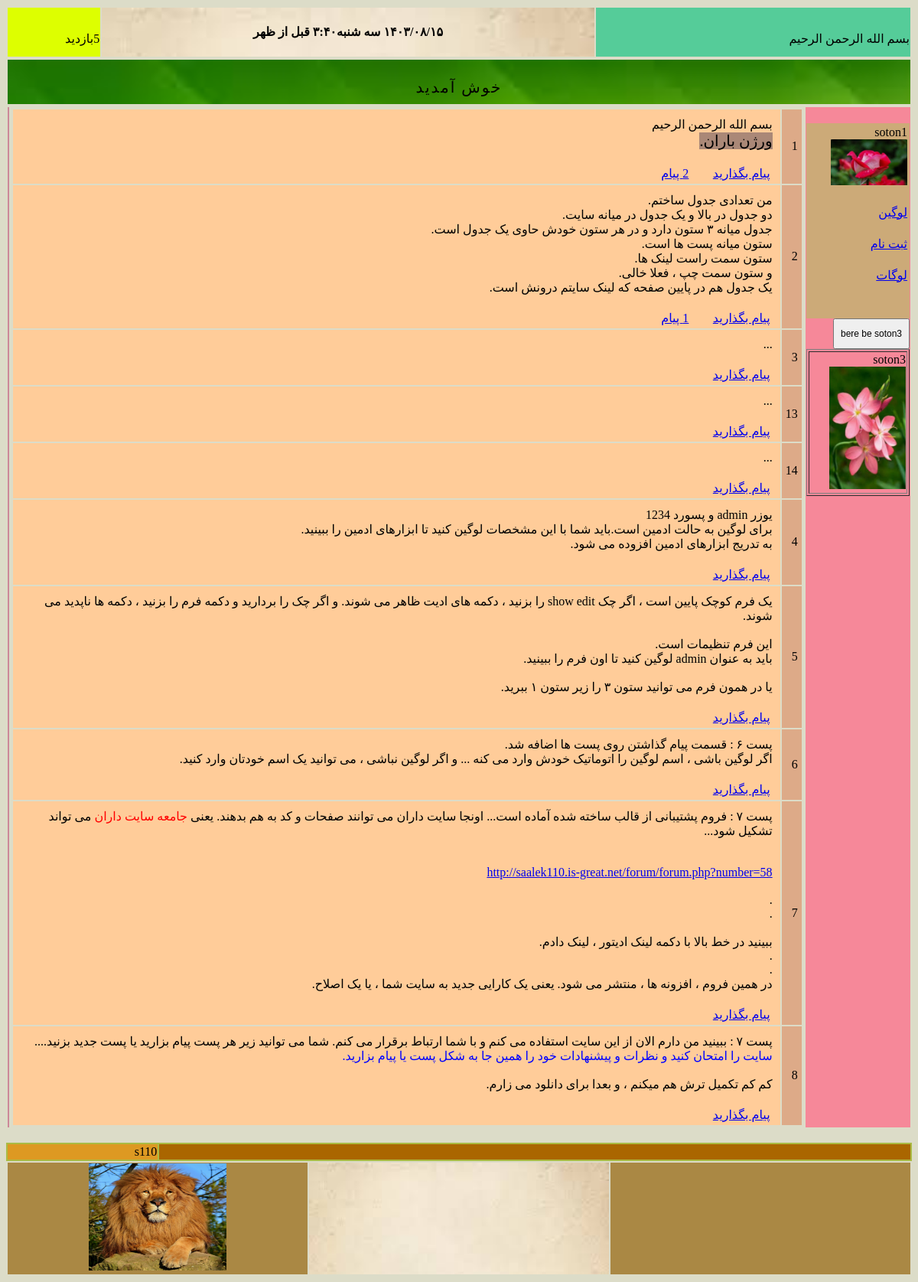
The page / on the database its author committed.
### tables this page shows
CREATE TABLE `s110_texts` (
  `number` int(11) NOT NULL,
  `comment` varchar(50) NOT NULL,
  `my_text` varchar(600) NOT NULL
);

CREATE TABLE `s110_posts` (
  `number` bigint(20) NOT NULL,
  `news` text NOT NULL
);

### tools/jdf.php (called while the page is built, shortened)
<?php
function jdate($format, $timestamp = '', $none = '', $time_zone = 'Asia/Tehran', $tr_num = 'fa') {
  $T_sec = 0;
  $ts = $T_sec + (($timestamp === '') ? time() : tr_num($timestamp));
  $date = explode('_', date('H_i_j_n_O_P_s_w_Y', $ts));
  list($j_y, $j_m, $j_d) = gregorian_to_jalali($date[8], $date[3], $date[2]);
  $sl = strlen($format);
  $out = '';
  for ($i = 0; $i < $sl; $i++) {
    $sub = substr($format, $i, 1);
    switch ($sub) {
      case 'B':
      case 'e':
      case 'g':
      case 'G':
      case 'h':
      case 'I':
      case 'T':
      case 'u':
      case 'Z':
        $out .= date($sub, $ts);
        break;
      case 'A':
        $out .= ($date[0] < 12) ? 'قبل از ظهر' : 'بعد از ظهر';
        break;
      case 'd':
        $out .= ($j_d < 10) ? '0' . $j_d : $j_d;
        break;
      case 'i':
        $out .= $date[1];
        break;
      case 'l':
        $out .= jdate_words(array('rh' => $date[7]), ' ');
        break;
      case 'm':
        $out .= ($j_m > 9) ? $j_m : '0' . $j_m;
        break;
      case 'Y':
        $out .= $j_y;
        break;
      default:
        $out .= $sub;
    }
  }
  return ($tr_num != 'en') ? tr_num($out, 'fa', '.') : $out;
}
function tr_num($str, $mod = 'en', $mf = '٫') {
  $num_a = array('0', '1', '2', '3', '4', '5', '6', '7', '8', '9', '.');
  $key_a = array('۰', '۱', '۲', '۳', '۴', '۵', '۶', '۷', '۸', '۹', $mf);
  return ($mod == 'fa') ? str_replace($num_a, $key_a, $str) : str_replace($key_a, $num_a, $str);
}
function jdate_words($array, $mod = '') {
  foreach ($array as $type => $num) {
    $num = (int) tr_num($num);
    switch ($type) {
      case 'rh':
        $key = array('یکشنبه', 'دوشنبه', 'سه شنبه', 'چهارشنبه', 'پنجشنبه', 'جمعه', 'شنبه');
        $array[$type] = $key[$num];
        break;
    }
  }
  return ($mod === '') ? $array : implode($mod, $array);
}
function gregorian_to_jalali($gy, $gm, $gd, $mod = '') {
   list($gy, $gm, $gd) = explode('_', tr_num($gy . '_' . $gm . '_' . $gd));
  $g_d_m = array(0, 31, 59, 90, 120, 151, 181, 212, 243, 273, 304, 334);
  $gy2 = ($gm > 2) ? ($gy + 1) : $gy;
  $days = 355666 + (365 * $gy) + ((int) (($gy2 + 3) / 4)) - ((int) (($gy2 + 99) / 100)) + ((int) (($gy2 + 399) / 400)) + $gd + $g_d_m[$gm - 1];
  $jy = -1595 + (33 * ((int) ($days / 12053)));
  $days %= 12053;
  $jy += 4 * ((int) ($days / 1461));
  $days %= 1461;
  if ($days < 186) {
    $jm = 1 + (int) ($days / 31);
    $jd = 1 + ($days % 31);
  } else {
    $jm = 7 + (int) (($days - 186) / 30);
    $jd = 1 + (($days - 186) % 30);
  }
  return ($mod == '') ? array($jy, $jm, $jd) : $jy . $mod . $jm . $mod . $jd;
}

### parts_of_index/show_posts.php (the view, shortened to what this page needs)
<?php
    mysqli_set_charset($ccoonn, "utf8");
 $sql = "SELECT * FROM s110_posts";
  $result = mysqli_query($ccoonn ,$sql);
   echo"<center>";
    echo"<table border=0>";
        while($info = mysqli_fetch_array( $result))
               {
            $my_number=$info['number'];
    echo"<tr>";
 echo'<td id="sotone_shomareh_post">';
 echo $info["number"];   echo"</td>";
include"parts_of_index/my_str_replace.php";
 echo'<td id="sotone_matne_post">';
echo nl2br($info['news']);
echo'<table border=0>';
echo'<tr>';
 echo'<td id="sotone_payam_bezarid">';
$str=writeMsg(32);
    echo '<a href="msg/a_write_msg.php?number='.$my_number.'">'.$str.'</a>';
echo'</td>';
 echo'<td id="sotone_chand_nazar">';
  $tedad=msg_cont($ccoonn , $my_number );
 if (   $tedad> 0)
 {
     $str=writeMsg(33);
 $ebarat= $tedad." ".$str;
    echo "<a href='msg/show_msgs.php?number=$my_number'>$ebarat</a>";
 }
 echo'</td>';
  echo'<td id="sotone_dokmeye_edit">';
      $value=my_setting("show_edit");
echo'</td>'; echo'</tr>';echo'</table>';
echo"</td>";
          echo"</tr>";
 }
 echo"</table>";
  echo"</center>";
                                                                 ?>

### index.php (shortened to what this page needs)
<!DOCTYPE html>
<!DOCTYPE html PUBLIC "-//W3C//DTD XHTML 1.0 Transitional//EN" "http://www.w3.org/TR/xhtml1/DTD/xhtml1-transitional.dtd">
<html dir="rtl">
<head>
</head>
<body>
       <?php
    require "base/ccoonn.php";
     include "functions/functions.php";
     require_once "tools/jdf.php";
    mysqli_set_charset($ccoonn, "utf8");
                $hour= jdate('g:i A');
                $the_week=jdate('l');
              $the_date=jdate('Y/m/d ');
 echo'<table id="bala_tarin_table">';
echo'<tr>';
 echo'<td id="soton1_az_table_aval">';
 $str=writeMsg(21) ;
echo $str;
  ?>
      <?php
echo'</td>';
 echo'<td id="soton2_az_table_aval">';
echo"<center><h4>".$the_date.$the_week.$hour."</h4></center>";
echo'</td>';
 echo'<td id="soton3_az_table_aval">';
$count=counter("index");
 $str=writeMsg(12);
 echo $count;
   echo $str;
echo'</td>';
echo'</tr>';
echo'</table>';
 echo'<table id="table_e_satre_dovom">';
echo'<tr>';
 echo'<td id="sotone_table_dovom">';
echo'</td>';
echo'</tr>';
echo'</table>';
 echo'<table id="table_bozorge_vasate_safeh">';
echo'<tr>';
 echo'<td id="sotone_avale_table_bozorge_vasat_safhe">';
 echo'<table id="table_e_soton_1">';
echo'<tr>';
echo'<td>';
echo'soton1';
echo'<img src="images/flower2.jpg" alt="robot" width="100" height="60"/>';
echo'</td>';
echo'</tr>';
echo'<tr>';
echo'<td>';
 $str=writeMsg(13) ;
 echo'<a href="login/login.php">'.$str.'</a>';
 echo'</td>';
echo'</tr>';
echo'<tr>';
echo'<td>';
 $str=writeMsg(14) ;
  echo'<a href="login/register.php">'.$str.'</a>';
   echo'</td>';
   echo'</tr>';
echo'<tr>';
echo'<td>';
 $str=writeMsg(17) ;
  echo'<a href="login/logout.php">'.$str.'</a>';
     echo'</td>';
     echo'</tr>';
echo'<tr>';
echo'<td>';
echo'</td>';
echo'</tr>';
echo'<tr>';
echo'<td>';
echo'</td>';
echo'</tr>';
echo'</tr>';
echo'</table>';
	  $value=my_setting("soton3");
	  if ($value=="under-soton-1")
{
 ?>
 <form id='myform' action="<?php echo $_SERVER['PHP_SELF']; ?>"  method = 'POST'>
 <input type="submit" name='action_soton1' value="bere be soton3" style=" font-size:12px; height:40px; width:100px">
      </form>
 <?php
 }
      if ($value=="under-soton-1")
   include "parts_of_index/soton3.php";
echo'<td>';
   include "parts_of_index/show_posts.php";
echo'</td>';
 echo'<td id="sotone_sevome_table_bozorge_vasat_safhe">';
 ?>
 <?php
echo'</td>';
           echo"<br>";
 echo'<table id="avalin_table_e_footer">';
echo'<tr>';
 echo'<td id="sotone_avale_table_avale_footer">';
echo'</td>';
 echo'<td id="sotone_dovome_table_avale_footer">';
echo"s110";
echo'</td>';
echo'</tr>';
echo'</table>';
 echo'<table id="dovomin_table_e_footer">';
echo'<tr>';
 echo'<td id="sotone_avale_table_dovome_footer">';
 ?>
 <?php
 echo'</td>';
  echo'<td id="sotone_dovome_table_dovome_footer">';
 ?>
 <?php
   echo'</td>';
    echo'<td id="sotone_sevome_table_dovome_footer">';
   echo'<img src="images/lion.jpg" alt="lion" width="180" height="140"/>';
 echo'</td>';
 echo'</tr>';
echo'</table>';
?>
</body>
</html>

### parts_of_index/my_str_replace.php
<?php
if (isset ($info['news']) )
{
     $info['news']=str_replace("qz","'",$info['news']);
     $info['news']=str_replace("[Img]","<img src='",$info['news']);
     $info['news']=str_replace("[/Img]","' style='width:200px;height:auto'>",$info['news']);
     $info['news']=str_replace("[Url]","<a href='",$info['news']);
     $info['news']=str_replace("[Url_m]","'>",$info['news']);
     $info['news']=str_replace("[/Url]","</a>",$info['news']);
     $info['news']=str_replace("[center]","<center>",$info['news']);
     $info['news']=str_replace("[/center]","</center>",$info['news']);
     $info['news']=str_replace("[left]","<div style='text-align: left;'>",$info['news']);
     $info['news']=str_replace("[/left]","</div>",$info['news']);
     $info['news']=str_replace("[right]","<div style='text-align: right;'>",$info['news']);
     $info['news']=str_replace("[/right]","</div>",$info['news']);
     $info['news']=str_replace("[red]","<span style='color: Red'>",$info['news']);
     $info['news']=str_replace("[/red]","</span>",$info['news']);
     $info['news']=str_replace("[blue]","<span style='color: Blue'>",$info['news']);
     $info['news']=str_replace("[/blue]","</span>",$info['news']);
     $info['news']=str_replace("[color]","<span style='color:",$info['news']);
     $info['news']=str_replace("[bgcolor]","<span style='background-color:",$info['news']);
     $info['news']=str_replace("[color_m]","'>",$info['news']);
     $info['news']=str_replace("[/color]","</span>",$info['news']);
     $info['news']=str_replace("imagenumber=","<img src='http://victory.rf.gd/web/images/attachs/f",$info['news']);
          $info['news']=str_replace("size=100",".jpg' width='100' height='auto'>",$info['news']);
               $info['news']=str_replace("size=150",".jpg' width='150' height='auto'>",$info['news']);
     $info['news']=str_replace("size=200",".jpg' width='200' height='auto'>",$info['news']);
          $info['news']=str_replace("size=250",".jpg' width='250' height='auto'>",$info['news']);
        $info['news']=str_replace("size=300",".jpg' width='300' height='auto'>",$info['news']);
        $info['news']=str_replace("size=350",".jpg' width='350' height='auto'>",$info['news']);
     $info['news']=str_replace("size=400",".jpg' width='400' height='auto'>",$info['news']);
          $info['news']=str_replace("size=450",".jpg' width='450' height='auto'>",$info['news']);
             $info['news']=str_replace("size=500",".jpg' width='500' height='auto'>",$info['news']);
             $info['news']=str_replace("size=550",".jpg' width='550' height='auto'>",$info['news']);
     $info['news']=str_replace("size=600",".jpg' width='600' height='auto'>",$info['news']);
     $info['news']=str_replace("size=650",".jpg' width='650' height='auto'>",$info['news']);
       $info['news']=str_replace("size=700",".jpg' width='700' height='auto'>",$info['news']);
         $info['news']=str_replace("size=750",".jpg' width='750' height='auto'>",$info['news']);
     $info['news']=str_replace("size=800",".jpg' width='800' height='auto'>",$info['news']);
    $info['news']=str_replace("☆☆☆☆T","",$info['news']);
       $info['news']=str_replace("pngnumber=","<img src='http://victory.rf.gd/web/images/attachs/png/f",$info['news']);
          $info['news']=str_replace("sizep=100",".png' width='100' height='auto'>",$info['news']);
               $info['news']=str_replace("sizep=150",".png' width='150' height='auto'>",$info['news']);
     $info['news']=str_replace("sizep=200",".png' width='200' height='auto'>",$info['news']);
          $info['news']=str_replace("sizep=250",".png' width='250' height='auto'>",$info['news']);
        $info['news']=str_replace("sizep=300",".png' width='300' height='auto'>",$info['news']);
        $info['news']=str_replace("sizep=350",".png' width='350' height='auto'>",$info['news']);
     $info['news']=str_replace("sizep=400",".png' width='400' height='auto'>",$info['news']);
          $info['news']=str_replace("sizep=450",".png' width='450' height='auto'>",$info['news']);
             $info['news']=str_replace("sizep=500",".png' width='500' height='auto'>",$info['news']);
             $info['news']=str_replace("sizep=550",".png' width='550' height='auto'>",$info['news']);
     $info['news']=str_replace("sizep=600",".png' width='600' height='auto'>",$info['news']);
     $info['news']=str_replace("sizep=650",".png' width='650' height='auto'>",$info['news']);
       $info['news']=str_replace("sizep=700",".png' width='700' height='auto'>",$info['news']);
         $info['news']=str_replace("sizep=750",".png' width='750' height='auto'>",$info['news']);
     $info['news']=str_replace("sizep=800",".png' width='800' height='auto'>",$info['news']);
    $info['news']=str_replace("☆☆☆☆T","",$info['news']);
       $info['news']=str_replace("[font5]","<div style='font-size:5px;'>",$info['news']);
       $info['news']=str_replace("[font10]","<div style='font-size:10px;'>",$info['news']);
       $info['news']=str_replace("[font20]","<div style='font-size:20px;'>",$info['news']);
       $info['news']=str_replace("[font30]","<div style='font-size:30px;'>",$info['news']);
     $info['news']=str_replace("[font40]","<div style='font-size:40px;'>",$info['news']);
     $info['news']=str_replace("[font50]","<div style='font-size:50px;'>",$info['news']);
     $info['news']=str_replace("[font60]","<div style='font-size:60px;'>",$info['news']);
       $info['news']=str_replace("[font70]","<div style='font-size:70px;'>",$info['news']);
     $info['news']=str_replace("[font80]","<div style='font-size:80px;'>",$info['news']);
     $info['news']=str_replace("[font90]","<div style='font-size:90px;'>",$info['news']);
     $info['news']=str_replace("[font100]","<div style='font-size:100px;'>",$info['news']);
     $info['news']=str_replace("[font150]","<div style='font-size:150px;'>",$info['news']);
     $info['news']=str_replace("[font200]","<div style='font-size:200px;'>",$info['news']);
     $info['news']=str_replace("[font250]","<div style='font-size:250px;'>",$info['news']);
     $info['news']=str_replace("[font300]","<div style='font-size:300px;'>",$info['news']);
     $info['news']=str_replace("[font350]","<div style='font-size:350px;'>",$info['news']);
     $info['news']=str_replace("[font400]","<div style='font-size:400px;'>",$info['news']);
       $info['news']=str_replace("[/font]","</div>",$info['news']);
}
     ?>

### rows shown on the page
s110_texts: my_text "بسم الله الرحمن الرحیم"
s110_texts: my_text "بازدید"
s110_texts: my_text "لوگین"
s110_texts: my_text "ثبت نام"
s110_texts: my_text "لوگات"
s110_posts: number "1", news "بسم الله الرحمن الرحیم ورژن باران.", s110_texts.my_text "پیام بگذارید", s110_texts.my_text "2 پیام"
s110_posts: number "2", news "من تعدادی جدول ساختم. دو جدول در بالا و یک جدول در میانه سایت. جدول میانه ۳ ستون دارد و در هر ستون خودش حاوی یک جدول است. ستون میانه پست ها است. ستون سمت راست لینک ها. و ستون سمت چپ ، فعلا خالی. یک جدول هم در پایین صفحه که لینک سایتم درونش است.", s110_texts.my_text "پیام بگذارید", s110_texts.my_text "1 پیام"
s110_posts: number "3", news "...", s110_texts.my_text "پیام بگذارید"
s110_posts: number "13", news "...", s110_texts.my_text "پیام بگذارید"
s110_posts: number "14", news "...", s110_texts.my_text "پیام بگذارید"
s110_posts: number "4", news "یوزر admin و پسورد 1234 برای لوگین به حالت ادمین است.باید شما با این مشخصات لوگین کنید تا ابزارهای ادمین را ببینید. به تدریج ابزارهای ادمین افزوده می شود.", s110_texts.my_text "پیام بگذارید"
s110_posts: number "5", news "یک فرم کوچک پایین است ، اگر چک show edit را بزنید ، دکمه های ادیت ظاهر می شوند. و اگر چک را بردارید و دکمه فرم را بزنید ، دکمه ها ناپدید می شوند. این فرم تنظیمات است. باید به عنوان admin لوگین کنید تا اون فرم را ببینید. یا در همون فرم می توانید ستون ۳ را زیر ستون ۱ ببرید.", s110_texts.my_text "پیام بگذارید"
s110_posts: number "6", news "پست ۶ : قسمت پیام گذاشتن روی پست ها اضافه شد. اگر لوگین باشی ، اسم لوگین را اتوماتیک خودش وارد می کنه ... و اگر لوگین نباشی ، می توانید یک اسم خودتان وارد کنید.", s110_texts.my_text "پیام بگذارید"
s110_posts: number "7", news "پست ۷ : فروم پشتیبانی از قالب ساخته شده آماده است... اونجا سایت داران می توانند صفحات و کد به هم بدهند. یعنی جامعه سایت داران می تواند تشکیل شود... http://saalek110.is-great.net/forum/forum.php?number=58 . . ببینید در خط بالا با دکمه لینک ادیتور ، لینک دادم. . . در همین فروم ، افزونه ها ، منتشر می شود. یعنی یک کارایی جدید به سایت شما ، یا یک اصلاح.", s110_texts.my_text "پیام بگذارید"
s110_posts: number "8", news "پست ۷ : ببینید من دارم الان از این سایت استفاده می کنم و با شما ارتباط برقرار می کنم. شما می توانید زیر هر پست پیام بزارید یا پست جدید بزنید.... سایت را امتحان کنید و نظرات و پیشنهادات خود را همین جا به شکل پست یا پیام بزارید. کم کم تکمیل ترش هم میکنم ، و بعدا برای دانلود می زارم.", s110_texts.my_text "پیام بگذارید"

### other values the page prints
$the_week "سه شنبه"
$hour "۳:۴۰ قبل از ظهر"
$count "5"
$str "خوش آمدید"
